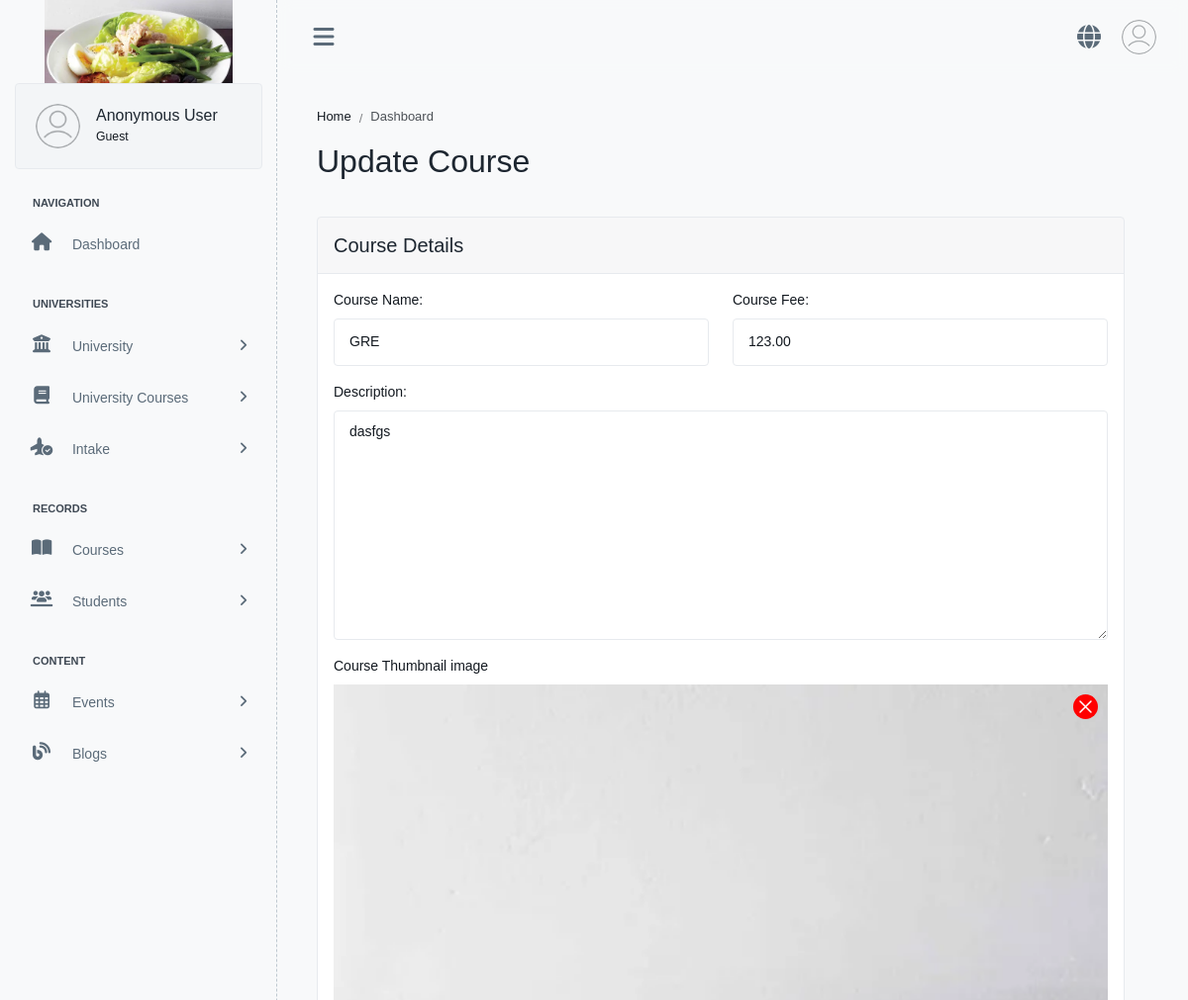
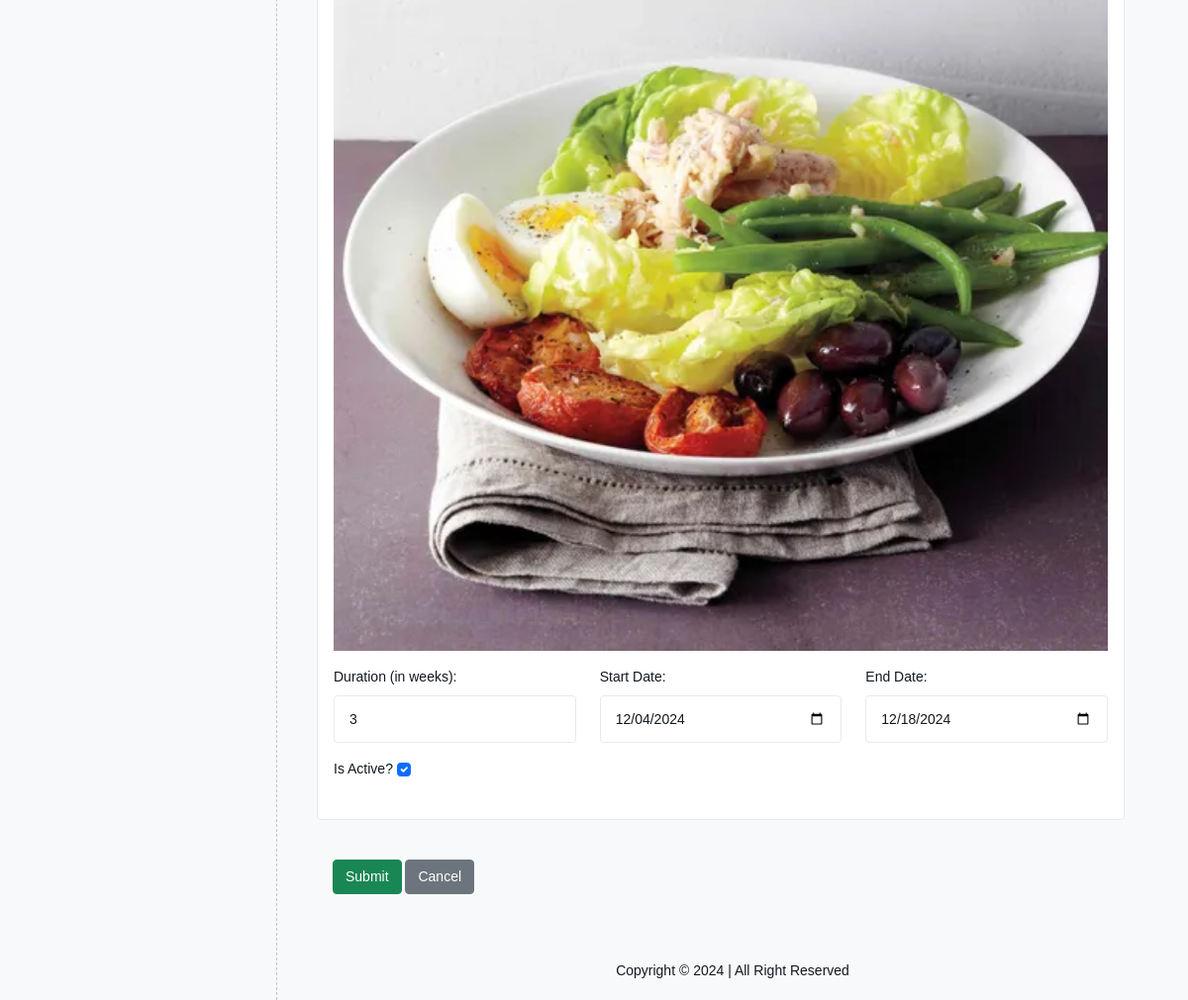
The app's page /courses/edit/1/ with its own data (2 pictures, top to bottom).
### dashboard/models.py (models this page shows, shortened)
class SiteSettings(models.Model):
    website_name = models.CharField(max_length=255)
    location = models.CharField(max_length=255)
    contact_email = models.EmailField()
    contact_number = models.CharField(max_length=13)
    website_fav = models.TextField(blank=True, null=True)
    website_logo = models.TextField(blank=True, null=True)
    website_baner = models.TextField(blank=True, null=True)

### courses/models.py (models this page shows, shortened)
class Courses(models.Model):
    course_name = models.CharField(max_length=255, unique=True)
    description = models.TextField(blank =True, null =True)
    course_image = models.TextField(blank=True, null=True)
    duration_in_weeks = models.PositiveIntegerField(help_text="Duration of the course in weeks")
    fee = models.DecimalField(max_digits=10, decimal_places=2, help_text="Course fee in local currency")
    start_date = models.DateField()
    end_date = models.DateField()
    is_active = models.BooleanField(default=True)

### courses/views.py (the view, shortened to what this page needs)
# urls.py: path('edit/<int:pk>/', views.CourseView.as_view(), name='update_course'),
class CourseView(View):
    def get(self, request, *args, **kwargs):
        course_id = kwargs.get('pk')
        if course_id:
            course = get_object_or_404(Courses, id=course_id)
            form = CourseForm(instance=course)
            title = "Update Course"
        else:
            form = CourseForm()
            title = "Create Course"
        return render(request, 'dashboard/courses/courses.html', context={
            'form': form,
            'title': title,
            'pk': course_id  # Add course_id to the context
        })

### dashboard/context_processor.py (called while the page is built, shortened)
def site_settings(request):
    settings = SiteSettings.objects.first()
    if settings:
        return {
            'website_name': settings.website_name,
            'location': settings.location,
            'website_fav': settings.website_fav,
            'website_logo': settings.website_logo,
            'contact_email': settings.contact_email,
            'contact_number': settings.contact_number,
        }

### templates/dashboard/courses/courses.html (shortened to what this page needs)
{% extends 'admin-base.html' %}
{% load static %}
{% block maintitle %}{{ title }}{% endblock %}
{% block content %}
    <div class="row">
        <div class="col-sm-12">
            <form method="post" enctype="multipart/form-data"
                action="{% if pk %}{% url 'courses:update_course' pk=pk %}{% else %}{% url 'courses:add_course' %}{% endif %}">
                <div class="card mb-4">
                    <div class="card-header h5 py-3">Course Details</div>
                    <div class="card-body">
                        <div class="row">
                            <div class="col-md-6 mb-3">
                                <label for="{{ form.course_name.id_for_label }}" class="form-label">Course Name:</label>
                                {{ form.course_name }}
                            </div>
                            <div class="col-md-6 mb-3">
                                <label for="{{ form.fee.id_for_label }}" class="form-label">Course Fee:</label>
                                {{ form.fee }}
                            </div>
                        </div>
                        <div class="row">
                            <div class="col-md-12 mb-3">
                                <label for="{{ form.description.id_for_label }}" class="form-label">Description:</label>
                                {{ form.description }}
                            </div>
                            <div class="col-md-12 mb-3">
                                <label for="course_image" class="form-label">Course Thumbnail image</label>
                                {% include 'image-picker.html' with name=form.course_image.name image=form.course_image.value %}
                            </div>
                        </div>
                        <div class="row">
                            <div class="col-md-4 mb-3">
                                <label for="{{ form.duration_in_weeks.id_for_label }}" class="form-label">Duration (in weeks):</label>
                                {{ form.duration_in_weeks }}
                            </div>
                            <div class="col-md-4 mb-3">
                                <label for="{{ form.start_date.id_for_label }}" class="form-label">Start Date:</label>
                                {{ form.start_date }}
                            </div>
                            <div class="col-md-4 mb-3">
                                <label for="{{ form.end_date.id_for_label }}" class="form-label">End Date:</label>
                                {{ form.end_date }}
                            </div>
                        </div>
                        <div class="row">
                            <div class="col-md-4 mb-3">
                                <label for="{{ form.is_active.id_for_label }}" class="form-label">Is Active?</label>
                                {{ form.is_active }}
                            </div>
                        </div>
                    </div>
                </div>
                <div class="flex mb-5 ms-3">
                    <button type="submit" class="btn btn-success mt-3">Submit</button>
                    <a href="{% url 'courses:course_list' %}" class="btn btn-secondary mt-3">Cancel</a>
                </div>
            </form>
        </div>
    </div>
{% endblock %}

### templates/admin-base.html (shortened to what this page needs)
{% load static %}
<!DOCTYPE html>
<html lang="en">
<head>
    <link rel="stylesheet" href="https://cdnjs.cloudflare.com/ajax/libs/fancybox/3.5.7/jquery.fancybox.min.css">
    <link rel="stylesheet" href="{% static 'modules/alert/style.css' %}">
    <link rel="stylesheet" href="https://cdn.jsdelivr.net/npm/select2@4.1.0-rc.0/dist/css/select2.min.css">
    <link rel="stylesheet" href="https://cdnjs.cloudflare.com/ajax/libs/font-awesome/6.5.1/css/all.min.css">
    <link rel="stylesheet" href="https://cdn.jsdelivr.net/npm/bootstrap@5.3.3/dist/css/bootstrap.min.css">
    <link rel="stylesheet" href="{% static 'modules/datetimepicker/css/bootstrap-datetimepicker.min.css' %}">
    <link rel="stylesheet" href="{% static 'assets/css/style.css' %}" id="main-style-link">
</head>
<body>
    <nav class="ps-sidebar">
        <div class="navbar-wrapper">
            <div class="m-header">
                <a href="" class="b-brand text-primary">
                    <img src="{{website_logo}}" class="img-fluid logo-lg opacity-100 h-full" alt="logo">
                </a>
            </div>
            <div class="navbar-content">
                <div class="card ps-user-card">
                    <div class="card-body">
                        <div class="d-flex align-items-center">
                            <div class="flex-shrink-0">
                                {% if request.user.profile_image %}
                                    <img src="{{ request.user.profile_image }}" alt="user-image"
                                        class="user-avatar wid-45 rounded-circle" />
                                {% else %}
                                    <img src="{% static 'assets/images/user.png' %}" alt="default-user-image"
                                        class="user-avatar wid-45 rounded-circle" />
                                {% endif %}
                            </div>
                            <div class="flex-grow-1 ms-3 me-2">
                                {% if request.user.is_authenticated %}
                                    <h6 class="mb-0">{{ request.user.get_full_name }}</h6>
                                    <small>{{ request.user.role|capfirst }}</small>
                                {% else %}
                                    <h6 class="mb-0">Anonymous User</h6>
                                    <small>Guest</small>
                                {% endif %}
                            </div>
                        </div>
                    </div>
                </div>
                <ul class="ps-navbar">
                    <li class="ps-item ps-caption">
                        <label>Navigation</label>
                    </li>
                    <li class="ps-item">
                        <a href="{% url 'dashboard:index' %}" class="ps-link">
                            <span class="ps-micon">
                                <i class="fa fa-home"></i>
                            </span>
                            <span class="ps-mtext">Dashboard</span>
                        </a>
                    </li>
                    <li class="ps-item ps-caption">
                        <label>Universities</label>
                    </li>
                    <li class="ps-item ps-hasmenu">
                        <a href="#!" class="ps-link active">
                            <span class="ps-micon">
                                <i class="fa-solid fa-building-columns"></i>
                            </span>
                            <span class="ps-mtext">University</span>
                            <span class="ps-arrow"><i class="fa fa-angle-right"></i></span>
                        </a>
                    </li>
                    <li class="ps-item ps-hasmenu">
                        <a href="#!" class="ps-link active">
                            <span class="ps-micon">
                                <i class="fa-solid fa-book"></i>
                            </span>
                            <span class="ps-mtext">University Courses</span>
                            <span class="ps-arrow"><i class="fa fa-angle-right"></i></span>
                        </a>
                    </li>
                    <li class="ps-item ps-hasmenu">
                        <a href="#!" class="ps-link active">
                            <span class="ps-micon">
                                <i class="fa-solid fa-plane-circle-check"></i>
                            </span>
                            <span class="ps-mtext">Intake</span>
                            <span class="ps-arrow"><i class="fa fa-angle-right"></i></span>
                        </a>
                    </li>
                    <li class="ps-item ps-caption">
                        <label>Records</label>
                    </li>
                    <li class="ps-item ps-hasmenu">
                        <a href="#!" class="ps-link active">
                            <span class="ps-micon">
                                <i class="fa-solid fa-book-open"></i>
                            </span>
                            <span class="ps-mtext">Courses</span>
                            <span class="ps-arrow"><i class="fa fa-angle-right"></i></span>
                        </a>
                    </li>
                    <li class="ps-item ps-hasmenu">
                        <a href="#!" class="ps-link active">
                            <span class="ps-micon">
                                <i class="fa-solid fa-users-line"></i>
                            </span>
                            <span class="ps-mtext">Students</span>
                            <span class="ps-arrow"><i class="fa fa-angle-right"></i></span>
                        </a>
                    </li>
                    <li class="ps-item ps-caption">
                        <label>Content</label>
                    </li>
                    <li class="ps-item ps-hasmenu">
                        <a href="#!" class="ps-link active">
                            <span class="ps-micon">
                                <i class="fa-regular fa-calendar-days"></i>
                            </span>
                            <span class="ps-mtext">Events</span>
                            <span class="ps-arrow"><i class="fa fa-angle-right"></i></span>
                        </a>
                    </li>
                    <li class="ps-item ps-hasmenu">
                        <a href="#!" class="ps-link active">
                            <span class="ps-micon">
                                <i class="fa-solid fa-blog"></i>
                            </span>
                            <span class="ps-mtext">Blogs</span>
                            <span class="ps-arrow"><i class="fa fa-angle-right"></i></span>
                        </a>
                    </li>
                    <li class="ps-item ps-caption">
                    </li>
                </ul>
            </div>
        </div>
    </nav>
    <header class="ps-header">
        <div class="header-wrapper">
            <div class="me-auto ps-mob-drp">
                <ul class="list-unstyled">
                    <li class="ps-h-item ps-sidebar-collapse">
                        <a href="#" class="ps-head-link ms-0" id="sidebar-hide">
                            <i class="fa-solid fa-bars"></i>
                        </a>
                    </li>
                </ul>
            </div>
            <div class="ms-auto">
                <ul class="list-unstyled">
                    <li class="ps-h-item">
                        <a href="" class="ps-head-link me-0" target="_blank">
                            <i class="fa fa-globe"></i>
                        </a>
                    </li>
                    <li class="dropdown ps-h-item header-user-profile">
                        <a class="ps-head-link dropdown-toggle arrow-none me-0" data-bs-toggle="dropdown" href="#"
                            role="button" aria-haspopup="false" data-bs-auto-close="outside" aria-expanded="false">
                            <img src="{% static 'assets/images/user.png' %}" alt="user-image" class="user-avatar" />
                        </a>
                    </li>
                </ul>
            </div>
        </div>
    </header>
    <div class="ps-container">
        <div class="ps-content">
            <div class="page-header">
                <div class="page-block">
                    <div class="row align-items-center">
                        <div class="col-md-12">
                            {% block beadcumbfull %}
                            <ul class="breadcrumb">
                                <li class="breadcrumb-item"><a href="">Home</a></li>
                                <li class="breadcrumb-item" aria-current="page">{% block beadcrumb %}Dashboard{% endblock %}</li>
                            </ul>
                            {% endblock beadcumbfull %}
                        </div>
                        <div class="col-md-12">
                            <div class="page-header-title">
                                <h2 class="mb-0">{% block maintitle %}{% endblock maintitle %}</h2>
                            </div>
                        </div>
                    </div>
                </div>
            </div>
            <div class="row dashboard">
                {% block content %}{% endblock content %}
            </div>
        </div>
    </div>
    <footer class="ps-footer">
        <div class="footer-wrapper container-fluid text-center">
            <div class="row">
                <div class="col my-1">
                    <p class="m-0">Copyright &copy; 2024 | All Right Reserved</p>
                </div>
            </div>
        </div>
    </footer>
</body>
</html>

### templates/image-picker.html (shortened to what this page needs)
<div class="from-group image_picker_container {% if image %}added{% endif %}">
    {% if image %}
      <div class="image_fill_placeholder">
        <svg xmlns="http://www.w3.org/2000/svg" class="ionicon" viewBox="0 0 512 512">
          <path fill="none" stroke="currentColor" stroke-linecap="round" stroke-linejoin="round" stroke-width="32" d="M368 368L144 144M368 144L144 368"></path>
        </svg>
        <img src="{{image}}" alt="PreView Image" />
      </div>
    {% endif %}
  </div>

### records on screen
SiteSettings: website_logo (picture)
Courses: course_name "GRE", fee "123.00", description "dasfgs", course_image (picture), duration_in_weeks "3", start_date "12/04/2024", end_date "12/18/2024", is_active "☑"

### other values on screen
{{ title }} "Update Course"
